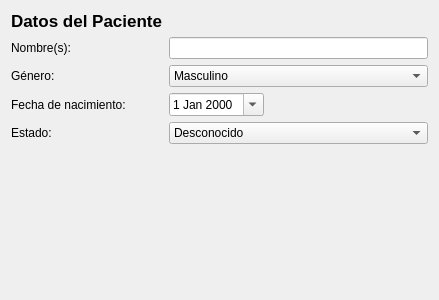
<?xml version="1.0" encoding="UTF-8"?>
<ui version="4.0">
 <class>Dialog</class>
 <widget class="QDialog" name="Dialog">
  <property name="geometry">
   <rect>
    <x>0</x>
    <y>0</y>
    <width>439</width>
    <height>300</height>
   </rect>
  </property>
  <property name="windowTitle">
   <string>Dialog</string>
  </property>
  <property name="sizeGripEnabled">
   <bool>false</bool>
  </property>
  <property name="modal">
   <bool>false</bool>
  </property>
  <layout class="QVBoxLayout" name="verticalLayout">
   <item>
    <layout class="QFormLayout" name="formLayout">
     <item row="0" column="0">
      <widget class="QLabel" name="labelTitle">
       <property name="font">
        <font>
         <pointsize>13</pointsize>
         <weight>75</weight>
         <italic>false</italic>
         <bold>true</bold>
        </font>
       </property>
       <property name="text">
        <string>Datos del Paciente</string>
       </property>
      </widget>
     </item>
     <item row="1" column="0">
      <widget class="QLabel" name="labelName">
       <property name="text">
        <string>Nombre(s):</string>
       </property>
      </widget>
     </item>
     <item row="1" column="1">
      <widget class="QLineEdit" name="txtName"/>
     </item>
     <item row="2" column="0">
      <widget class="QLabel" name="labelGenre">
       <property name="text">
        <string>Género:</string>
       </property>
      </widget>
     </item>
     <item row="2" column="1">
      <widget class="QComboBox" name="comboGenre">
       <item>
        <property name="text">
         <string>Masculino</string>
        </property>
       </item>
       <item>
        <property name="text">
         <string>Femenino</string>
        </property>
       </item>
      </widget>
     </item>
     <item row="3" column="0">
      <widget class="QLabel" name="labelBornDate">
       <property name="text">
        <string>Fecha de nacimiento:</string>
       </property>
      </widget>
     </item>
     <item row="3" column="1">
      <widget class="QDateEdit" name="borndateDate">
       <property name="sizePolicy">
        <sizepolicy hsizetype="Fixed" vsizetype="Fixed">
         <horstretch>0</horstretch>
         <verstretch>0</verstretch>
        </sizepolicy>
       </property>
       <property name="maximumSize">
        <size>
         <width>16777215</width>
         <height>16777215</height>
        </size>
       </property>
       <property name="calendarPopup">
        <bool>true</bool>
       </property>
      </widget>
     </item>
     <item row="4" column="0">
      <widget class="QLabel" name="labelState">
       <property name="text">
        <string>Estado:</string>
       </property>
      </widget>
     </item>
     <item row="4" column="1">
      <widget class="QComboBox" name="comboState">
       <item>
        <property name="text">
         <string>Desconocido</string>
        </property>
       </item>
       <item>
        <property name="text">
         <string>Control</string>
        </property>
       </item>
       <item>
        <property name="text">
         <string>Presintomático</string>
        </property>
       </item>
       <item>
        <property name="text">
         <string>SCA2</string>
        </property>
       </item>
      </widget>
     </item>
    </layout>
   </item>
  </layout>
 </widget>
 <resources/>
 <connections/>
</ui>
